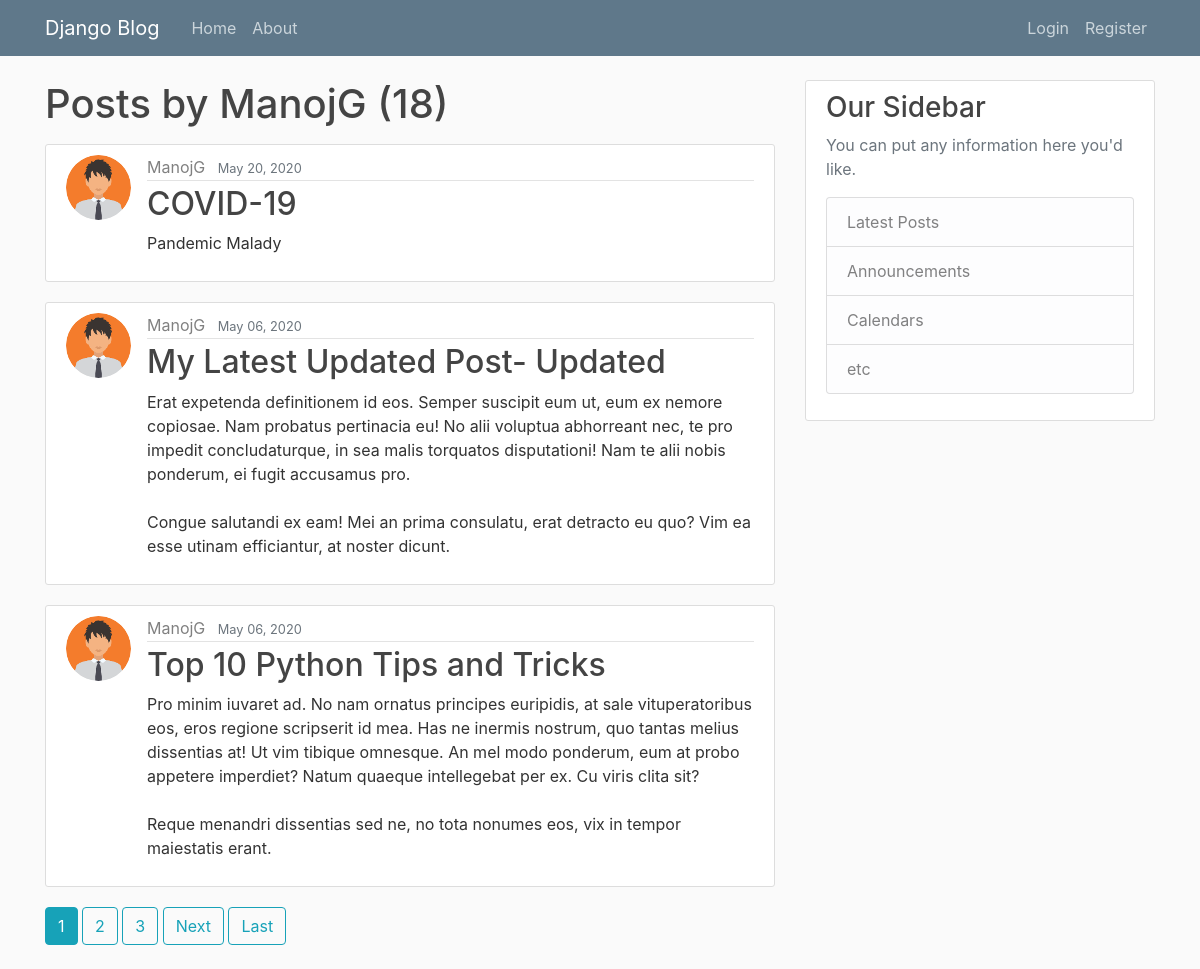
The app's page /user/ManojG with its own data.
### blog/models.py (models this page shows, shortened)
class Post(models.Model):
    title = models.CharField(max_length=200)
    content = models.TextField()
    date_posted = models.DateTimeField(default=timezone.now)
    author = models.ForeignKey(User, on_delete=models.CASCADE)  # on_delete arg, is likely to delete the posts created by user when the user is no longer existing..

### users/models.py (models this page shows, shortened)
class Profile(models.Model):
    user = models.OneToOneField(User, on_delete=models.CASCADE) # CASCADE, means if user is deleted then delete's profile but not vice versa
    image = models.ImageField(default='default.jpg', upload_to='profile_pics')  # upload_to, is the directory where the pics get uploaded to.

### blog/views.py (the view)
# urls.py: path('user/<str:username>', UserPostListView.as_view(), name='user-posts'),
class UserPostListView(ListView):
    model = Post
    template_name = 'blog/user_posts.html'    # <app>/<model>_<viewtype>.html     # Overriding & reusing template
    context_object_name =  'posts'
    paginate_by = 3
    def get_queryset(self):
        user = get_object_or_404(User, username=self.kwargs.get('username'))
        return Post.objects.filter(author=user).order_by('-date_posted')

### blog/templates/blog/user_posts.html (shortened to what this page needs)
{% extends "blog/base.html" %}
{% block content %}
        <h1 class="mb-3">Posts by {{ view.kwargs.username }} ({{ page_obj.paginator.count }})</h1>
        {% for post in posts %}
            <article class="media content-section">
                <img src="{{ post.author.profile.image.url }}" class="rounded-circle article-img">
                <div class="media-body">
                <div class="article-metadata">
                    <a class="mr-2" href="{% url 'user-posts' post.author.username %}">{{ post.author }}</a>
                    <small class="text-muted">{{ post.date_posted|date:"F d, Y" }}</small>
                </div>
                <h2><a class="article-title" href="{% url 'post-detail' post.id %}">{{ post.title }}</a></h2>
                <p class="article-content">{{ post.content }}</p>
                </div>
            </article>
        {% endfor %}
    {% if is_paginated %}
      {% for num in page_obj.paginator.page_range %}
        {% if page_obj.number == num %}
          <a class="btn btn-info mb-4" href="?page={{ num }}">{{ num }}</a>
        {% elif num > page_obj.number|add:'-3' and num < page_obj.number|add:'3' %}
          <a class="btn btn-outline-info mb-4" href="?page={{ num }}">{{ num }}</a>
        {% endif %}
      {% endfor %}
      {% if page_obj.has_next %}
        <a class="btn btn-outline-info mb-4" href="?page={{ page_obj.next_page_number }}">Next</a>
        <a class="btn btn-outline-info mb-4" href="?page={{ page_obj.paginator.num_pages }}">Last</a>
      {% endif %}
    {% endif %}
{% endblock content %}

### blog/static/blog/main.css (style rules this page uses)
a { color: grey; text-decoration: none; }
body { background: #fafafa; color: #333333; margin-top: 5rem; }
h1, h2, h3, h4, h5, h6 { color: #444444; }
.content-section { background: #ffffff; padding: 10px 20px; border: 1px solid #dddddd; border-radius: 3px; margin-bottom: 20px; }
.article-title { color: #444444; }
.article-content { white-space: pre-line; }
.article-img { height: 65px; width: 65px; margin-right: 16px; }
.article-metadata { padding-bottom: 1px; margin-bottom: 4px; border-bottom: 1px solid #e3e3e3 }

### records on screen
Post: author.profile.image (picture), author "ManojG", date_posted "May 20, 2020", title "COVID-19", content "Pandemic Malady"
Post: author.profile.image (picture), author "ManojG", date_posted "May 06, 2020", title "My Latest Updated Post- Updated", content "Erat expetenda definitionem id eos. Semper suscipit eum ut, eum ex nemore copiosae. Nam probatus pertinacia eu! No alii voluptua abhorreant nec, te pro impedit concludaturque, in sea malis torquatos disputationi! Nam te alii nobis ponderum, ei fugit accusamus pro. Congue salutandi ex eam! Mei an prima consulatu, erat detracto eu quo? Vim ea esse utinam efficiantur, at noster dicunt."
Post: author.profile.image (picture), author "ManojG", date_posted "May 06, 2020", title "Top 10 Python Tips and Tricks", content "Pro minim iuvaret ad. No nam ornatus principes euripidis, at sale vituperatoribus eos, eros regione scripserit id mea. Has ne inermis nostrum, quo tantas melius dissentias at! Ut vim tibique omnesque. An mel modo ponderum, eum at probo appetere imperdiet? Natum quaeque intellegebat per ex. Cu viris clita sit? Reque menandri dissentias sed ne, no tota nonumes eos, vix in tempor maiestatis erant."

### other values on screen
{{ view.kwargs.username }} "ManojG"
{{ page_obj.paginator.count }} "18"
{{ num }} "1"
{{ num }} "2" "3"
